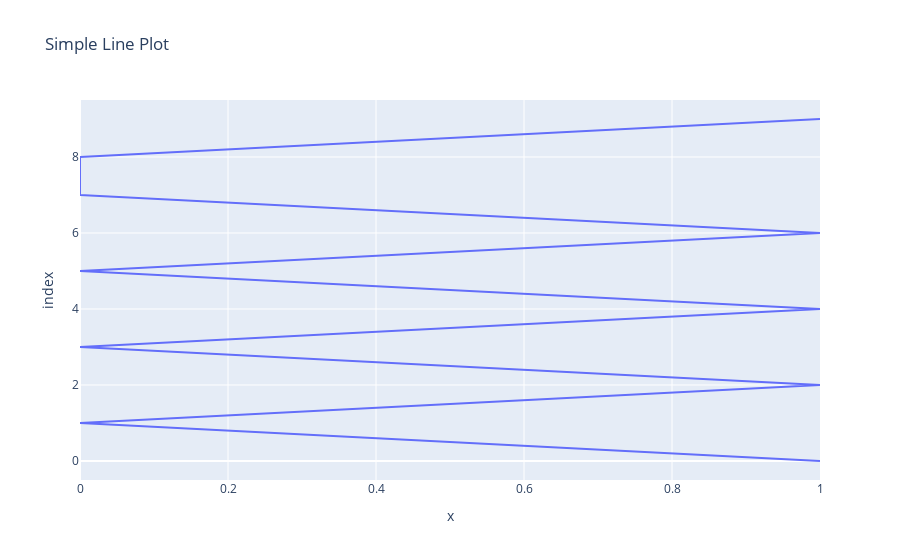

The code cell stored with this chart in its notebook:
### Code cell
fig = go.Figure()
fig = px.line(x,y, title='Simple Line Plot')
fig.show()

### Figure 1 — Plotly figure (JSON) as saved in the notebook; plotly's stock layout.template omitted (floating-point values rounded to 4 significant figures)
{"data": [{"hovertemplate": "x=%{x}<br>index=%{y}<extra></extra>", "legendgroup": "", "line": {"color": "#636efa", "dash": "solid"}, "marker": {"symbol": "circle"}, "mode": "lines", "name": "", "orientation": "h", "showlegend": false, "type": "scatter", "x": [1, 0, 1, 0, 1, 0, 1, 0, 0, 1], "xaxis": "x", "y": [0, 1, 2, 3, 4, 5, 6, 7, 8, 9], "yaxis": "y"}], "layout": {"legend": {"tracegroupgap": 0}, "title": {"text": "Simple Line Plot"}, "xaxis": {"anchor": "y", "domain": [0, 1], "title": {"text": "x"}}, "yaxis": {"anchor": "x", "domain": [0, 1], "title": {"text": "index"}}}}
